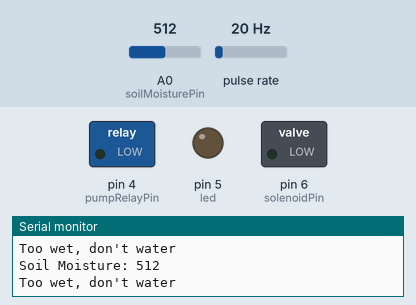
This program was run on a simulated Arduino Uno, built with avr-gcc and run on an emulated ATmega328P. Parts: switched loads named in the program (green lamp = pin HIGH), output pins drawn as LEDs (lit = HIGH), the last lines printed to the serial monitor. Wiring (inferred from the names in the program): pulse sensor: data pin 2. The inputs (shaded band) are chosen by the test bench; at power-on: A0 (soilMoisturePin) = 512, pulse rate 20 Hz.

Above: at 1.2 s.
1.3 s: A0 (soilMoisturePin) set to 308
2.9 s: A0 (soilMoisturePin) set to 282
At 3.3 s:
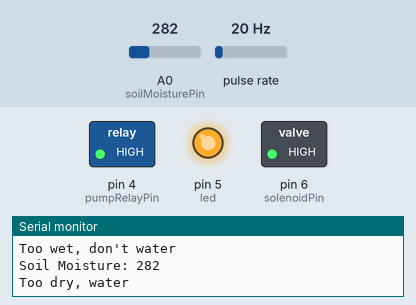
Timing chart, 0 to 5.9 s (numbered marks = the images above; inputs shaded):
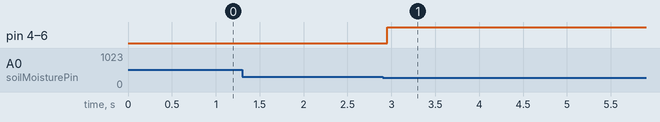

The program:

main.cpp
```cpp
#include <Arduino.h>

#include <ThreeWire.h>
#include <RtcDS1302.h>

#include "Wire.h"
#include "LiquidCrystal_I2C.h"

#define TEST_PROTOTYPE

const int flowSensorPin {2};
static double flowRate {};
volatile static int count {}; // limited to this file
static double priceOfWaterUsed {};

const int pumpRelayPin {4};
const int led {5};
const int solenoidPin {6};

const int soilMoisturePin {A0};

const int tooWetSoil{500};
const int tooDrySoil{300};

// function prototypes
void waterPlant();
void notWaterPlant();

void flow();
void flowSensorCount();
void flowSensorNotCount();
void calculatePrice();

LiquidCrystal_I2C lcd(0x27,20,4);

void setup() {
  lcd.backlight();
  lcd.setCursor(0,0);
  lcd.print("Hello, There!");
  lcd.setCursor(0,1);
  lcd.print("LOADING!");

  pinMode(pumpRelayPin, OUTPUT);
  pinMode(solenoidPin, OUTPUT);
  pinMode(led, OUTPUT);

  #ifdef TEST_PROTOTYPE
  Serial.begin(9600);
  #endif

  pinMode(flowSensorPin, INPUT);
  attachInterrupt(0, flow, RISING);

  lcd.clear();
}

void loop() {
  int soilMoistureValue {analogRead(soilMoisturePin)};

  #ifdef TEST_PROTOTYPE
  Serial.print("Soil Moisture: ");
  Serial.println(soilMoistureValue);
  #endif

  lcd.setCursor(0,1);
  lcd.print("Soil Moist:  ");
  lcd.println(soilMoistureValue);

  if (soilMoistureValue > tooWetSoil)
  {
    notWaterPlant();
    delay(300);
  }
  else if (soilMoistureValue < tooDrySoil)
  {
    waterPlant();
    delay(300);
  }
  else
  {
    #ifdef TEST_PROTOTYPE
    Serial.println("Moisture is OK, don't water");
    #endif
    notWaterPlant();
    delay(300);
  }

  delay(300);
}

void waterPlant()
{
  #ifdef TEST_PROTOTYPE
  Serial.println("Too dry, water");
  #endif
  digitalWrite(pumpRelayPin, HIGH);
  digitalWrite(solenoidPin, HIGH);
  digitalWrite(led, HIGH);
  flowSensorCount();
  void calculatePrice();

}

void notWaterPlant()
{
  #ifdef TEST_PROTOTYPE
  Serial.println("Too wet, don't water");
  #endif
  digitalWrite(pumpRelayPin, LOW);
  digitalWrite(solenoidPin, LOW);
  digitalWrite(led, LOW);
  flowSensorNotCount();
}

void flow()
{
  count++;
}

void flowSensorCount()
{
  count = 0;
  interrupts();
}

void flowSensorNotCount()
{
  noInterrupts();
}

void calculatePrice()
{
  //calculation for the YF-S201 flow sensor (for this sensor only)
  flowRate = (count * 2.25);  //Take counted pulses all through when the watering process and multiply by 2.25mL
  flowRate = flowRate * 60;   //Convert seconds to minutes, giving you mL / Minute
  flowRate = flowRate * 1000; // //Convert mL to Liters, giving you Liters / Minute

  // calculate price of water used in Kenyan shs
  /*
    1L = i cubic metre
    flowRate per 1 cubic metre = 60 Kshs
    price will be in Kshs per minute;
  */
  priceOfWaterUsed = flowRate * 60;
}
```

Measured:
- the behaviour switches between 300 and 299 on A0 (soilMoisturePin) (found by bisection; images 0 and 1)
- after the input at 2.9 s, pin 4 (pumpRelayPin), pin 5 (led), pin 6 (solenoidPin): LOW → HIGH after 0.05 s
